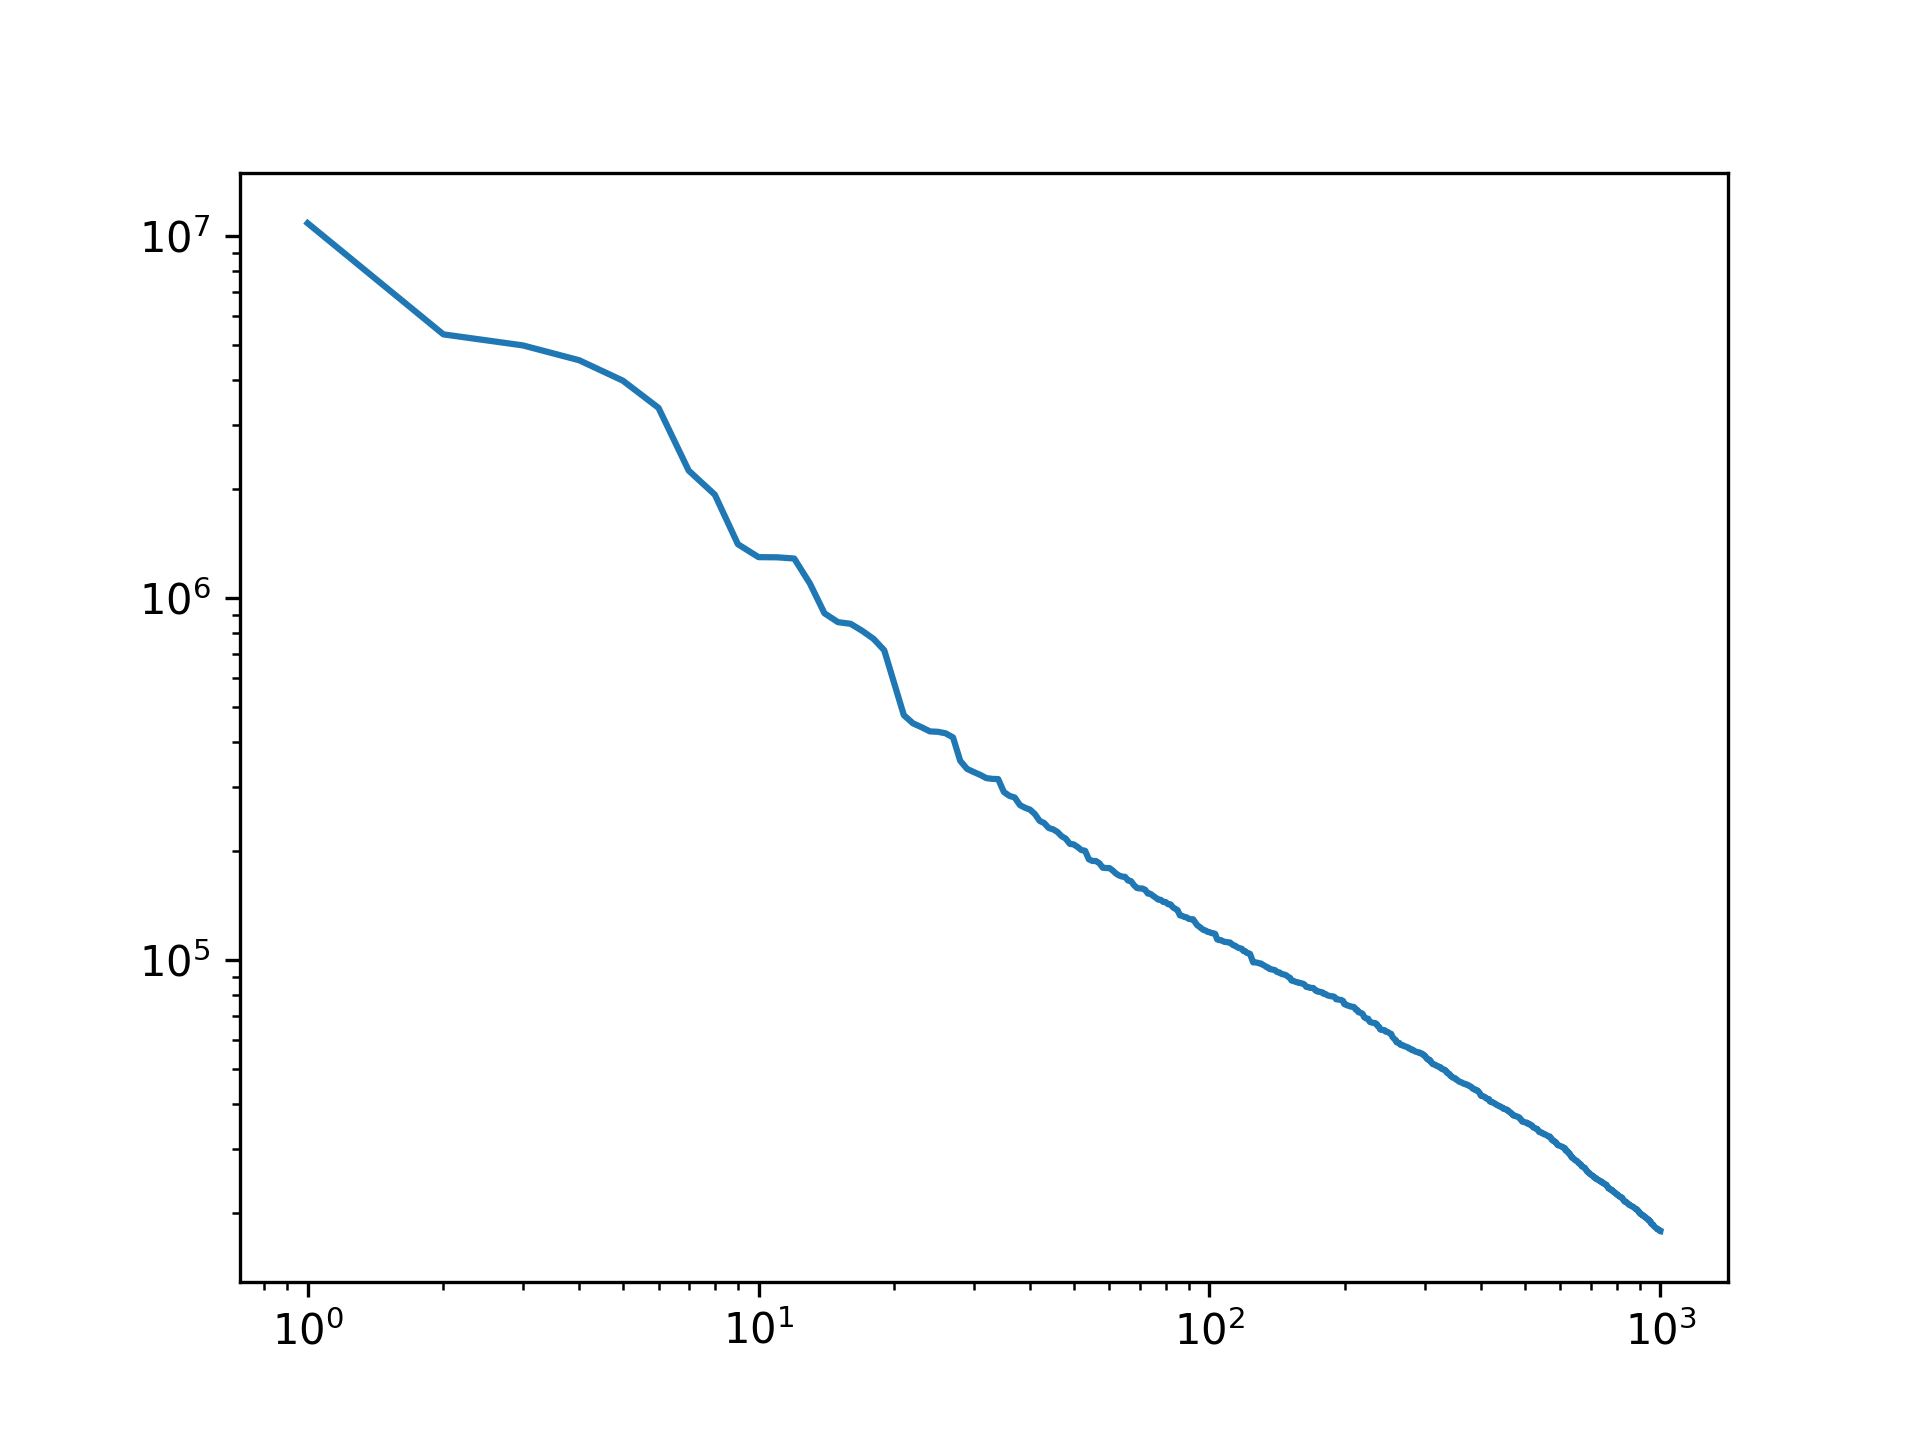

This figure's Python source:
from matplotlib import pyplot as plt
import sys
import math

nums = []
for line in sys.stdin:
    line = line.split()
    nums.append(int(line[1]))

x = [x for x in range(1,1001)]

plt.xscale('log')
plt.yscale('log')

plt.plot(x,nums)
# plt.show()
plt.savefig("h01_김현민_20171609_plot.png",dpi=300)

s = -1 *((math.log(nums[0]) - math.log(nums[-1])) / (math.log(x[0]) - math.log(x[-1])))
c = 2 ** (math.log(nums[-1]) + s * math.log(x[-1]))
print(f"s = {s} , c = {c}")

'''지프의 법칙의 양변에 log를 취하면 log n = log c - s log k 가된다.
   즉, log n 과 log k 로 그린 그래프의 기울기에 -1 을 곱한 값이 s이고 y절편이 log c 이므로
   s = -기울기 c = 10 ** (y절편) 이다.'''